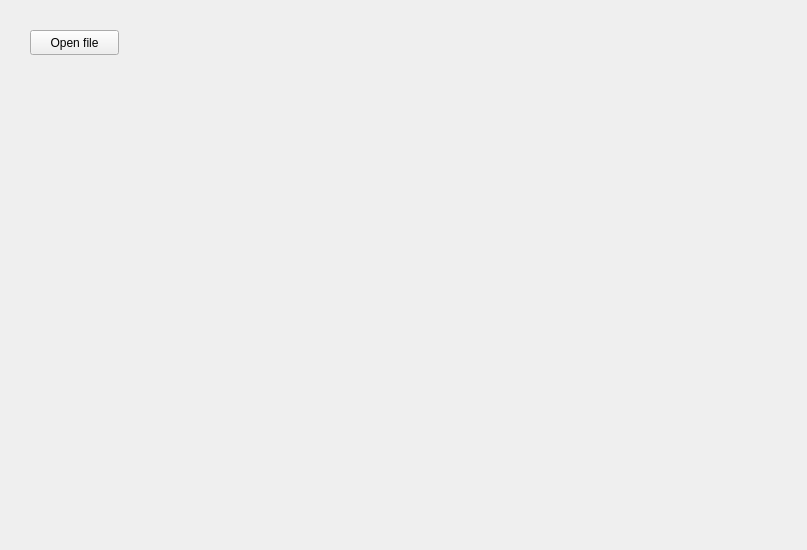
<?xml version="1.0" encoding="UTF-8"?>
<ui version="4.0">
 <class>mainWindow</class>
 <widget class="QWidget" name="mainWindow">
  <property name="geometry">
   <rect>
    <x>0</x>
    <y>0</y>
    <width>807</width>
    <height>550</height>
   </rect>
  </property>
  <property name="windowTitle">
   <string>Form</string>
  </property>
  <widget class="QPushButton" name="pushButton">
   <property name="geometry">
    <rect>
     <x>30</x>
     <y>30</y>
     <width>89</width>
     <height>25</height>
    </rect>
   </property>
   <property name="text">
    <string>Open file</string>
   </property>
  </widget>
 </widget>
 <resources/>
 <connections/>
</ui>
